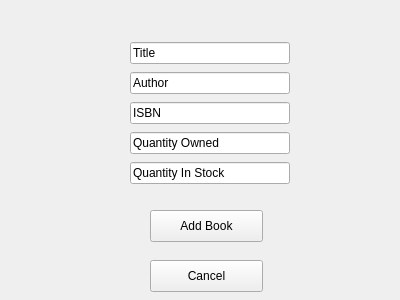
<?xml version="1.0" encoding="UTF-8"?>
<ui version="4.0">
 <class>AddBook</class>
 <widget class="QWidget" name="AddBook">
  <property name="geometry">
   <rect>
    <x>0</x>
    <y>0</y>
    <width>400</width>
    <height>300</height>
   </rect>
  </property>
  <property name="windowTitle">
   <string>Form</string>
  </property>
  <widget class="QWidget" name="verticalLayoutWidget">
   <property name="geometry">
    <rect>
     <x>130</x>
     <y>40</y>
     <width>160</width>
     <height>147</height>
    </rect>
   </property>
   <layout class="QVBoxLayout" name="verticalLayout">
    <item>
     <widget class="QLineEdit" name="Author">
      <property name="text">
       <string>Title</string>
      </property>
     </widget>
    </item>
    <item>
     <widget class="QLineEdit" name="ISBN">
      <property name="text">
       <string>Author</string>
      </property>
     </widget>
    </item>
    <item>
     <widget class="QLineEdit" name="inStock">
      <property name="text">
       <string>ISBN</string>
      </property>
     </widget>
    </item>
    <item>
     <widget class="QLineEdit" name="totNum">
      <property name="text">
       <string>Quantity Owned</string>
      </property>
     </widget>
    </item>
    <item>
     <widget class="QLineEdit" name="Title">
      <property name="text">
       <string>Quantity In Stock</string>
      </property>
     </widget>
    </item>
   </layout>
  </widget>
  <widget class="QPushButton" name="pushButton">
   <property name="geometry">
    <rect>
     <x>150</x>
     <y>210</y>
     <width>113</width>
     <height>32</height>
    </rect>
   </property>
   <property name="text">
    <string>Add Book</string>
   </property>
  </widget>
  <widget class="QPushButton" name="pushButton_2">
   <property name="geometry">
    <rect>
     <x>150</x>
     <y>260</y>
     <width>113</width>
     <height>32</height>
    </rect>
   </property>
   <property name="text">
    <string>Cancel</string>
   </property>
  </widget>
 </widget>
 <resources/>
 <connections/>
</ui>
